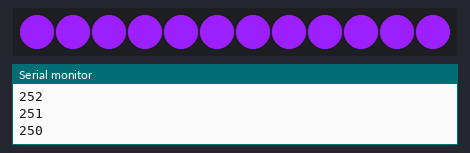
This sketch was run on a simulated ATtiny85, built with avr-gcc and run on an emulated ATtiny85. Shown: 12 RGB LEDs in strip order, left to right, the last lines printed to the serial monitor.

Above: at 10.6 s.
At 38.8 s:
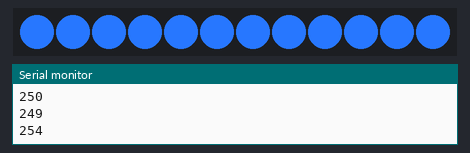

The sketch:

led+spot_cold_rainbow.ino
```cpp
//Importation des bibliothèques
#include "Adafruit_WS2801.h"
#include "SPI.h" // Comment out this line if using Trinket or Gemma
#ifdef __AVR_ATtiny85__
#include <avr/power.h>
#endif

//Déclaration des pins des câbles jaune et vert  ****LED****
uint8_t dataPin  = 2;    // Câble jaune
uint8_t clockPin = 3;    // Câble vert
uint32_t d_temps_rouge = millis(); //32 bit au lieu de 16 bit pour éviter le bug a 1min6s
uint32_t d_temps_vert = millis();
uint32_t d_temps_bleu = millis();
byte r=0;
byte g=150;
byte b=255;


//Déclaration des pins des câbles jaune et vert  ****SPOT****
// Define Pins
#define GREEN 12 // Câble violet
#define BLUE 11 // Câble gris
#define RED 10 // Câble blanc


//Déclaration du nombre de leds sur la guirlande
Adafruit_WS2801 strip = Adafruit_WS2801(12, dataPin, clockPin);

//Définition de la fréquence de communication et mise en place des leds en mode "on"
void setup() {
  Serial.begin(9600);
  #if defined(__AVR_ATtiny85__) && (F_CPU == 16000000L)
    clock_prescale_set(clock_div_1);
  #endif
  strip.begin();
  strip.show();


  //*************spott****************//

  pinMode(RED, OUTPUT);
  pinMode(GREEN, OUTPUT);
  pinMode(BLUE, OUTPUT);

  analogWrite(RED, r);
  analogWrite(GREEN, g);
  analogWrite(BLUE, b);
}

void loop() {
  cold_rainbow_LED(65,85,2000);
  cold_rainbow_SPOT(65,85,2000);
}

//Création de la couleur à partir du code RGB
uint32_t Color(byte r, byte g, byte b){
  uint32_t c;
  c = r;
  c <<= 8;
  c |= g;
  c <<= 8;
  c |= b;
  return c;
}

/*Déclaration des fonctions*/
void cold_rainbow_LED(uint16_t wait1, uint16_t wait2, uint16_t wait3) {
  //r = 0;
  //g = 150;
  //b = 255;
  int i;
  if( (millis() - d_temps_rouge > wait1) && (r < 155) ) {
    for (i=0; i < strip.numPixels(); i++) {
      strip.setPixelColor(i, Color(r,g,b));
     }
     strip.show();
     r=r+1;
     d_temps_rouge = millis();
  }
  if( (millis() - d_temps_vert > wait2) && (g > 31) ) {
    for (i=0; i < strip.numPixels(); i++) {
      strip.setPixelColor(i, Color(r,g,b));
    }
    strip.show();
    g=g-1;
    d_temps_vert = millis();
  }
  if( (millis() - d_temps_bleu > wait3) && (b > 249) ) {
    for (i=0; i < strip.numPixels(); i++) {
      strip.setPixelColor(i, Color(r,g,b));
    }
    strip.show();
    b=b-1;
    Serial.print(b);
    Serial.print("\n");
    d_temps_bleu = millis();
  }
  //Pour bouclé le comportement (sans transition)
  if( (r >= 154) && (g <= 32) && (b <= 249) ) {
    r = 0;
    g = 150;
    b = 255;
    strip.show();
  }

}
  //----------------------SPOT------------------//

  void cold_rainbow_SPOT(uint16_t wait1, uint16_t wait2, uint16_t wait3) {
  //r = 0;
  //g = 150;
  //b = 255;
  int i;
  if( (millis() - d_temps_rouge > wait1) && (r < 155) ) {
    for (i=0; i < strip.numPixels(); i++) {
      strip.setPixelColor(i, Color(r,g,b));
     }

    analogWrite(RED, 255-r);
    analogWrite(GREEN, 255-g);
    analogWrite(BLUE, 255-b);
     r=r+1;
     d_temps_rouge = millis();


  }
  if( (millis() - d_temps_vert > wait2) && (g > 31) ) {
    for (i=0; i < strip.numPixels(); i++) {
      strip.setPixelColor(i, Color(r,g,b));
    }

    analogWrite(RED, 255-r);
    analogWrite(GREEN, 255-g);
    analogWrite(BLUE, 255-b);
    g=g-1;
    d_temps_vert = millis();
  }
  if( (millis() - d_temps_bleu > wait3) && (b > 249) ) {
    for (i=0; i < strip.numPixels(); i++) {
      strip.setPixelColor(i, Color(r,g,b));
    }

    analogWrite(RED, 255-r);
    analogWrite(GREEN, 255-g);
    analogWrite(BLUE, 255-b);
    b=b-1;
    Serial.print(b);
    Serial.print("\n");
    d_temps_bleu = millis();
  }
  //Pour bouclé le comportement (sans transition)
  if( (r >= 154) && (g <= 32) && (b <= 249) ) {
    r = 0;
    g = 150;
    b = 255;
    analogWrite(RED, 255-r);
    analogWrite(GREEN, 255-g);
    analogWrite(BLUE, 255-b);

  }
}
```

Measured:
- what the display in image 0 shows lasts 1.5 s, from 10.5 s to 12.0 s
